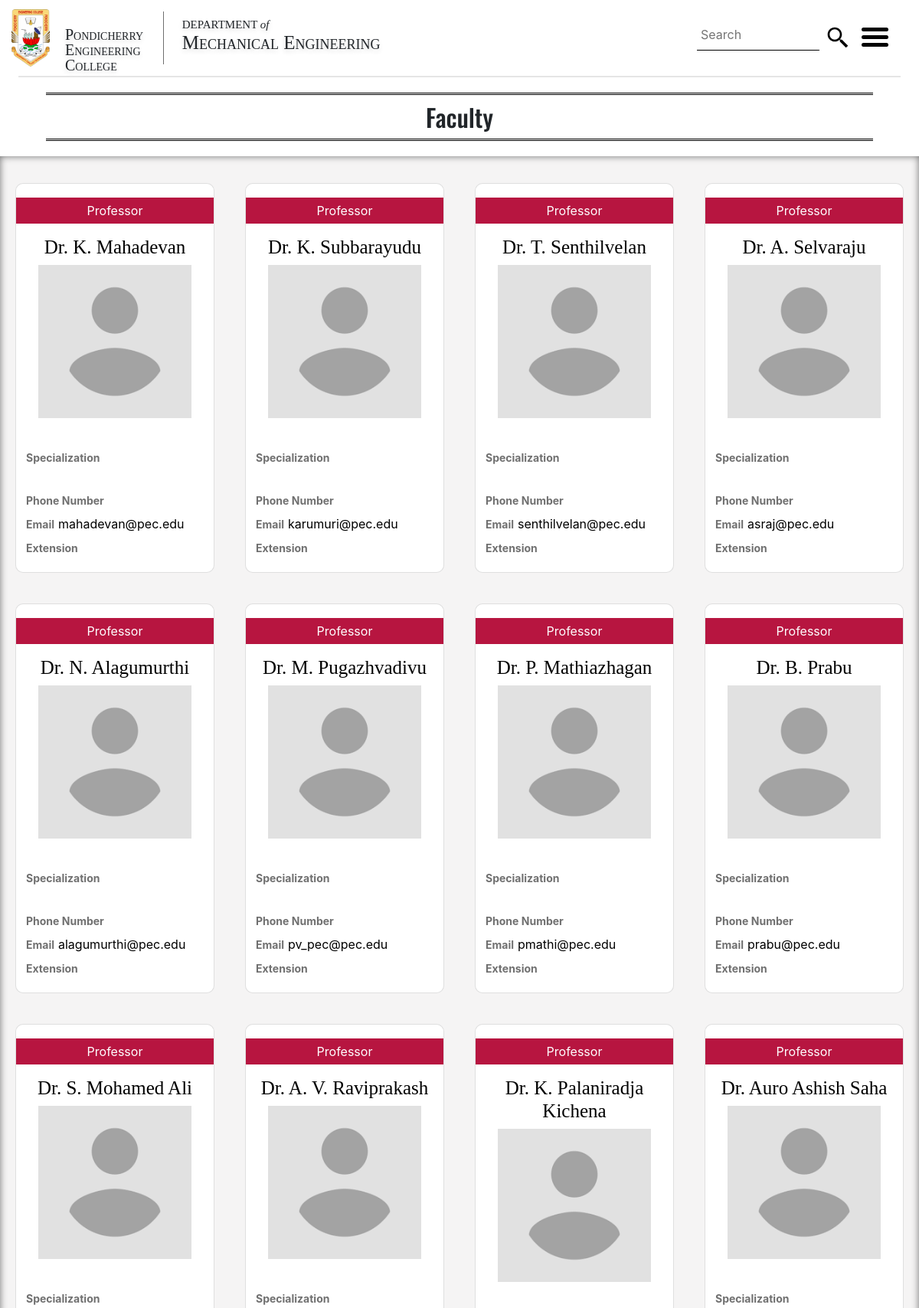
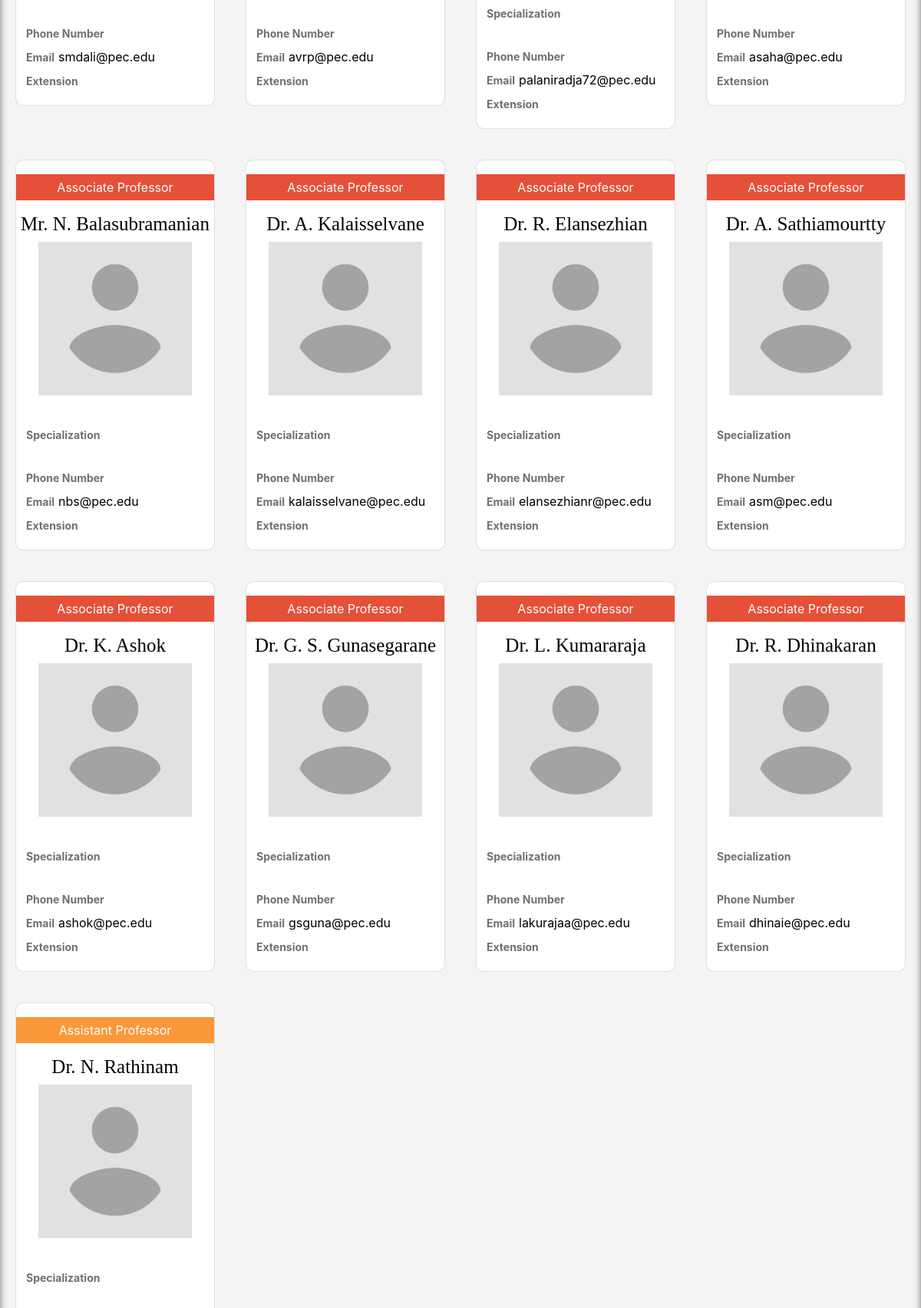
Screenshot of /me/faculty.php (upper part) with the database file from the repository (2 pictures, top to bottom).
### tables this page shows
CREATE TABLE `basic_faculty_info` (
  `id` int(11) NOT NULL,
  `name` varchar(100) NOT NULL,
  `post_tier` varchar(100) NOT NULL,
  `contact_official_email` varchar(50) NOT NULL,
  `extension` int(11) DEFAULT NULL,
  `portfolio` varchar(50) NOT NULL,
  `qualification` varchar(4000) NOT NULL,
  `specialization` varchar(2000) NOT NULL,
  `department` varchar(50) NOT NULL,
  `phno` varchar(20) DEFAULT NULL,
  `dob` date NOT NULL
);

### me/faculty.php (the view, shortened to what this page needs)
<!DOCTYPE html>
<html lang="en">
<head>
    <link rel="stylesheet" type="text/css" href="../css/new-material.css" class="styleload" media="all" disabled>
    <link rel="stylesheet" type="text/css" href="../css/bootstrap4.css" class="styleload" media="all" disabled>
    <link rel="stylesheet" type="text/css" href="../css/header.css" class="styleload" media="all" diabled>
    <link rel="stylesheet" type="text/css" href="../css/footer.css" class="styleload" media="all" disabled>
    <link rel="stylesheet" type="text/css" href="../css/menu.css" class="styleload" media="all" disabled>
    <link rel="stylesheet" href="../css/oswald.css" class="styleload" media="all" disabled>
</head>
<body>
    <header>
        <div class="container-dim container-fluid">
            <div class="row" id="row-top-margin">
                <a href="http://pec.edu" class="logo-container">
                    <img class="logo" src="../img/logo.png" alt="logo_image" width="100">
                </a>
                <div class="college_name">
                    <h4 class="college-name-text">Pondicherry</h4><br>
                    <h4 class="college-name-text">Engineering</h4><br>
                    <h4 class="college-name-text">College</h4>
                </div>
                <div class="dept-name" id="dept-name">
                    <h4 class="dept-of">DEPARTMENT <i>of</i></h4>
                    <h4 class="dept-name-text">Mechanical Engineering</h4>
                </div>
                <div class="search-box" style="position: absolute;top:0px;right: 80px;padding-top: 0px;">
                    <form>
                        <input class="search-bar" id="focusChk" type="text" placeholder="Search" style="top: 50px;">
                        <img src="../img/search.svg" style="margin:33px 10px;" alt="search">
                    </form>
                </div>
                <a data-toggle="collapse" href="#collapseMenu" alt="menu">
                    <div class="container menu-icon" id="overlay" onclick="change()">
                        <div class="bar1"></div>
                        <div class="bar2"></div>
                        <div class="bar3"></div>
                    </div>
                </a>
            </div>
        </div>
        <hr style="margin: 0 2%;border-width: 2px;box-shadow: 0 3 6 #0003">
    </header>
    <main>
        <div class="faculty-header">
            <h2>Faculty</h2>
        </div>
        <div class="container-fluid  card-container">
            <div class="row ">
            <?php
          include("db_con.php");
         ?>
                <?php
                $query = "SELECT * FROM basic_faculty_info where post_tier='Professor' and department='me'";
                if ($result = mysqli_query($db_con, $query)) {
                    while ($arr = mysqli_fetch_assoc($result)) {
                        $name = $arr['name'];
                        $id = $arr['id'];
                        $alma = $arr['qualification'];
                        $spl = $arr['specialization'];
                        $number = $arr['phno'];
                        $ext = $arr['extension'];
                        $email = $arr['contact_official_email'];
                        $query = "SELECT * FROM uploading where id=" . $id;
                        if ($result1 = mysqli_query($db_con, $query)) {
                            $arr1 = mysqli_fetch_assoc($result1);
                            if (mysqli_num_rows($result1) > 0)
                                $file_path = $arr1['file_name'];
                            else
                                $file_path = "profile-placeholder.png";
                        }
                        echo '
            <div class="col-sm-4 col-md-6 col-lg-3  card-parent">
            <a href="facultypage.php?email=' . $email . '">
                <div class="card">
                    <p class="designation" style="background-color:#b71540">Professor</p>
                    <h3 class="faculty-name">' . $name . '</h3>
                    <div class="thumbnail">
                        <img src="../cms/profilepic/' . $file_path . '" alt="faculty-image" style="object-fit: cover;
                        width: 200px;
                        height: 200px;">
                    </div>
                    <p class="degree">' . $alma . '</p>
                    <div class="details">
                        <label class="label"> Specialization </label><div class="dotdotdot"> ' . $spl . '</div>
                        <label class="label"> Phone Number </label>' . $number . '<br>
                        <label class="label">Email </label>' . $email . '<br>
                        <label class="label"> Extension </label>' . $ext . ' <br>
                        </div>
                        </div>
                        </a>
                    </div>
                    ';
                    }
                } ?>
                <?php
                $query = "SELECT * FROM basic_faculty_info where post_tier='Associate Professor' and department='me'";
                if ($result = mysqli_query($db_con, $query)) {
                    while ($arr = mysqli_fetch_assoc($result)) {
                        $name = $arr['name'];
                        $id = $arr['id'];
                        $alma = $arr['qualification'];
                        $spl = $arr['specialization'];
                        $number = $arr['phno'];
                        $ext = $arr['extension'];
                        $email = $arr['contact_official_email'];
                        $query = "SELECT * FROM uploading where id=" . $id;
                        if ($result1 = mysqli_query($db_con, $query)) {
                            $arr1 = mysqli_fetch_assoc($result1);
                            if (mysqli_num_rows($result1) > 0)
                                $file_path = $arr1['file_name'];
                            else
                                $file_path = "profile-placeholder.png";
                        }
                        echo '
            <div class="col-sm-6 col-md-6 col-lg-3 card-parent"><a href="facultypage.php?email=' . $email . '">
                <div class="card">
                    <p class="designation" style="background-color:#e55039">Associate Professor</p>
                    <h3 class="faculty-name">' . $name . '</h3>
                    <div class="thumbnail">
                        <img src="../cms/profilepic/' . $file_path . '" alt="faculty-image" style="object-fit: cover;
                        width: 200px;
                        height: 200px;">
                    </div>
                    <p class="degree">' . $alma . '</p>
                    <div class="details">
                        <label class="label"> Specialization </label><div class="dotdotdot"> ' . $spl . '</div>
                        <label class="label"> Phone Number </label>' . $number . '<br>
                        <label class="label">Email </label>' . $email . '<br>
                        <label class="label"> Extension </label>' . $ext . ' <br>
                        </div>
                        </div>
                    </a></div>';
                    }
                } ?>
                <?php
                $query = "SELECT * FROM basic_faculty_info where post_tier='Assistant Professor' and department='me'";
                if ($result = mysqli_query($db_con, $query)) {
                    while ($arr = mysqli_fetch_assoc($result)) {
                        $name = $arr['name'];
                        $id = $arr['id'];
                        $alma = $arr['qualification'];
                        $spl = $arr['specialization'];
                        $number = $arr['phno'];
                        $ext = $arr['extension'];
                        $email = $arr['contact_official_email'];
                        $query = "SELECT * FROM uploading where id=" . $id;
                        if ($result1 = mysqli_query($db_con, $query)) {
                            $arr1 = mysqli_fetch_assoc($result1);
                            if (mysqli_num_rows($result1) > 0)
                                $file_path = $arr1['file_name'];
                            else
                                $file_path = "profile-placeholder.png";
                        }
                        echo '
            <div class="col-sm-6 col-md-6 col-lg-3  card-parent"><a href="facultypage.php?email=' . $email . '">
                <div class="card">
                    <p class="designation" style="background-color:#fa983a">Assistant Professor</p>
                    <h3 class="faculty-name">' . $name . '</h3>
                    <div class="thumbnail">
                        <img src="../cms/profilepic/' . $file_path . '" alt="faculty-image" style="object-fit: cover;
                        width: 200px;
                        height: 200px;">
                    </div>
                    <p class="degree">' . $alma . '</p>
                    <div class="details">
                        <label class="label"> Specialization </label><div class="dotdotdot"> ' . $spl . '</div>
                        <label class="label"> Phone Number </label>' . $number . '<br>
                        <label class="label">Email </label>' . $email . '<br>
                        <label class="label"> Extension </label>' . $ext . ' <br>
                        </div>
                        </div>
                    </div></a>';
                    }
                } ?>
            </div>
        </div>
        </main>
</body>
</html>

### css/header.css (style rules this page uses)
header { padding:0; margin:0; text-decoration: none; box-sizing:border-box; }
.container-dim { width:100%; position: relative; }
.logo-container { padding-left: 15px; padding-right: 10px; padding-top: 12px; padding-bottom: 12px; display:block; float:left; }
.logo { width:50px; }
.college_name { float:left; font-family: 'Times New Roman'; align-content: center; margin-bottom:0; margin-top:1.7em; padding-right:1.6em; font-variant: small-caps; line-height: 1.5; padding-left:10px; }
.college-name-text { font-size: 20px; line-height:0; font-weight:normal; font-style: normal; font-stretch: normal; letter-spacing:normal; margin-top:0; margin-bottom:-4px; text-shadow:0 3px 6px rgba(0,0,0,0.16); }
.dept-name { float:left; padding-left:1.5em; margin-top:15px; padding-top: 8px; margin-bottom: 15px; border-left:1px solid #707070; }
.dept-of { font-family: 'Times New Roman', Times, serif; font-size:15px; text-shadow:0 3px 6px rgba(0,0,0,0.16); margin-bottom: 0px; }
.dept-name-text { font-family:'Times New Roman', Times, serif; font-size:25px; font-variant: small-caps; text-shadow:0 3px 6px rgba(0,0,0,0.16); margin-top: 0; }
.search-box input[type=text] { width:150px; height:20px; border: none; padding: 5px; padding-bottom: 10px; margin-top: -20px; outline: none; border-bottom: 1px solid black; margin-bottom: 30px; }
.search-bar { position: absolute; }

### css/new-material.css (style rules this page uses)
.z-depth-1, nav, .card-panel, .card, .toast, .btn, .btn-large, .btn-small, .btn-floating, .dropdown-content, .collapsible, .sidenav { -webkit-box-shadow: 0 2px 2px 0 rgba(0, 0, 0, 0.14), 0 3px 1px -2px rgba(0, 0, 0, 0.12), 0 1px 5px 0 rgba(0, 0, 0, 0.2); box-shadow: 0 2px 2px 0 rgba(0, 0, 0, 0.14), 0 3px 1px -2px rgba(0, 0, 0, 0.12), 0 1px 5px 0 rgba(0, 0, 0, 0.2); }
input:not([type]), input[type="text"]:not(.browser-default), input[type="search"]:not(.browser-default) { background-color: transparent; border: none; border-bottom: 1px solid #9e9e9e; border-radius: 0; outline: none; height: 3rem; width: 100%; font-size: 16px; margin: 0 0 8px 0; padding: 0; -webkit-box-shadow: none; box-shadow: none; -webkit-box-sizing: content-box; box-sizing: content-box; -webkit-transition: border 0.3s, -webkit-box-shadow 0.3s; transition: border 0.3s, -webkit-box-shadow 0.3s; transition: box-shadow 0.3s, border 0.3s; transition: box-shadow 0.3s, border 0.3s, -webkit-box-shadow 0.3s; }

### css/menu.css (style rules this page uses)
html { scroll-behavior: smooth; }
#overlay { width: auto; height: auto; margin-top: 25px; background-color: transparent; padding: 6px 10px; position: absolute; right:30px; z-index:6; }
.bar1, .bar2, .bar3 { width: 35px; height: 5px; background-color: #000; border-radius: 5px; margin: 5px 0; transition: 0.4s; }
.search-bar { position: absolute; right: 50px; top:10px; }

### me/faculty.php (style rules this page uses)
main { opacity: 0; transition: opacity 3s; }
header { opacity: 0; transition: opacity 3s; }
html { scroll-behavior: smooth; }
body { display: flex; min-height: 100vh; flex-direction: column; }
main { flex: 1; }
.card-container { padding-top: 15px; background: #f5f4f4; box-shadow: inset 0 0 10px #707070; }
.dotdotdot { overflow: hidden; width: 100%; height: 20px; font-size: 15px; background: -webkit-linear-gradient(left, #000, #000, #fff); margin-bottom: 5px; -webkit-background-clip: text; -webkit-text-fill-color: transparent; }
.card-parent { padding: 20px; }
.card { overflow: hidden; background: white; transition: all .3s; padding-top: 6px; border-radius: 10px; box-shadow: none; }
.details { padding: 13px; }
.label { padding-left: unset; font-size: 14px; font-weight: bold; color: #707070; margin-right: 5px; }
.thumbnail { max-width: 200px; max-height: 200px; margin-left: auto; margin-right: auto; }
.faculty-name { font-size: 25px; text-align: center; font-family: 'Times New Roman', Times, serif; }
.designation { background: #60a3bc; text-align: center; padding: 5px; color: white; margin-top: 12px; }
.faculty-header { border-top: 3px double black; border-bottom: 3px double black; font-family: 'Oswald', sans-serif; text-align: center; margin-left: 5%; margin-right: 5%; padding-top: 0px; padding-bottom: 0px; margin-top: 20px; margin-bottom: 20px; }
.faculty-header h2 { margin-top: 10px; }
a { color: #000; }

### rows the page displays
basic_faculty_info: name "Dr. K. Mahadevan", contact_official_email "mahadevan@pec.edu"
basic_faculty_info: name "Dr. K. Subbarayudu", contact_official_email "karumuri@pec.edu"
basic_faculty_info: name "Dr. T. Senthilvelan", contact_official_email "senthilvelan@pec.edu"
basic_faculty_info: name "Dr. A. Selvaraju", contact_official_email "asraj@pec.edu"
basic_faculty_info: name "Dr. N. Alagumurthi", contact_official_email "alagumurthi@pec.edu"
basic_faculty_info: name "Dr. M. Pugazhvadivu", contact_official_email "pv_pec@pec.edu"
basic_faculty_info: name "Dr. P. Mathiazhagan", contact_official_email "pmathi@pec.edu"
basic_faculty_info: name "Dr. B. Prabu", contact_official_email "prabu@pec.edu"
basic_faculty_info: name "Dr. S. Mohamed Ali", contact_official_email "smdali@pec.edu"
basic_faculty_info: name "Dr. A. V. Raviprakash", contact_official_email "avrp@pec.edu"
basic_faculty_info: name "Dr. K. Palaniradja Kichena", contact_official_email "palaniradja72@pec.edu"
basic_faculty_info: name "Dr. Auro Ashish Saha", contact_official_email "asaha@pec.edu"
basic_faculty_info: name "Mr. N. Balasubramanian", contact_official_email "nbs@pec.edu"
basic_faculty_info: name "Dr. A. Kalaisselvane", contact_official_email "kalaisselvane@pec.edu"
basic_faculty_info: name "Dr. R. Elansezhian", contact_official_email "elansezhianr@pec.edu"
basic_faculty_info: name "Dr. A. Sathiamourtty", contact_official_email "asm@pec.edu"
basic_faculty_info: name "Dr. K. Ashok", contact_official_email "ashok@pec.edu"
basic_faculty_info: name "Dr. G. S. Gunasegarane", contact_official_email "gsguna@pec.edu"
basic_faculty_info: name "Dr. L. Kumararaja", contact_official_email "lakurajaa@pec.edu"
basic_faculty_info: name "Dr. R. Dhinakaran", contact_official_email "dhinaie@pec.edu"
basic_faculty_info: name "Dr. N. Rathinam"
